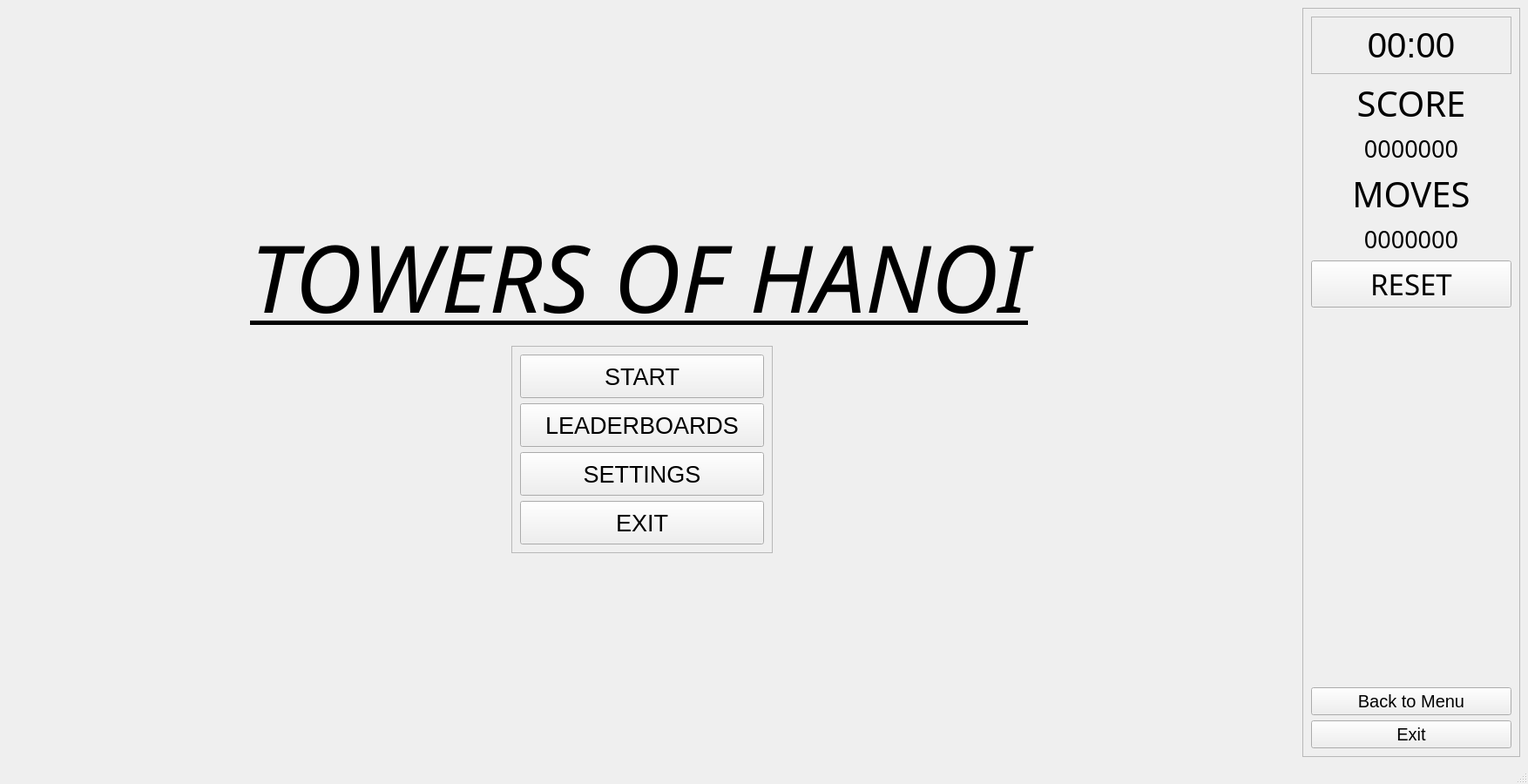
<?xml version="1.0" encoding="UTF-8"?>
<ui version="4.0">
 <class>MainWindow</class>
 <widget class="QMainWindow" name="MainWindow">
  <property name="geometry">
   <rect>
    <x>0</x>
    <y>0</y>
    <width>1754</width>
    <height>900</height>
   </rect>
  </property>
  <property name="minimumSize">
   <size>
    <width>1400</width>
    <height>900</height>
   </size>
  </property>
  <property name="windowTitle">
   <string>MainWindow</string>
  </property>
  <widget class="QWidget" name="centralwidget">
   <layout class="QHBoxLayout" name="horizontalLayout">
    <item>
     <widget class="QFrame" name="GameMenuFrame">
      <property name="frameShape">
       <enum>QFrame::NoFrame</enum>
      </property>
      <property name="frameShadow">
       <enum>QFrame::Raised</enum>
      </property>
      <property name="lineWidth">
       <number>0</number>
      </property>
      <layout class="QVBoxLayout" name="verticalLayout_6">
       <item>
        <spacer name="horizontalSpacer_2">
         <property name="orientation">
          <enum>Qt::Horizontal</enum>
         </property>
         <property name="sizeHint" stdset="0">
          <size>
           <width>40</width>
           <height>20</height>
          </size>
         </property>
        </spacer>
       </item>
       <item>
        <spacer name="verticalSpacer_3">
         <property name="orientation">
          <enum>Qt::Vertical</enum>
         </property>
         <property name="sizeHint" stdset="0">
          <size>
           <width>20</width>
           <height>40</height>
          </size>
         </property>
        </spacer>
       </item>
       <item alignment="Qt::AlignHCenter">
        <widget class="QLabel" name="GameTitle">
         <property name="font">
          <font>
           <family>Comfortaa</family>
           <pointsize>80</pointsize>
           <italic>true</italic>
           <underline>true</underline>
           <fontweight>ExtraBold</fontweight>
          </font>
         </property>
         <property name="text">
          <string>TOWERS OF HANOI</string>
         </property>
        </widget>
       </item>
       <item alignment="Qt::AlignHCenter">
        <widget class="QFrame" name="MenuButtonFrame">
         <property name="minimumSize">
          <size>
           <width>300</width>
           <height>200</height>
          </size>
         </property>
         <property name="maximumSize">
          <size>
           <width>200</width>
           <height>300</height>
          </size>
         </property>
         <property name="frameShape">
          <enum>QFrame::StyledPanel</enum>
         </property>
         <property name="frameShadow">
          <enum>QFrame::Plain</enum>
         </property>
         <property name="lineWidth">
          <number>10</number>
         </property>
         <layout class="QVBoxLayout" name="verticalLayout_3">
          <item>
           <widget class="QPushButton" name="StartBtn">
            <property name="minimumSize">
             <size>
              <width>100</width>
              <height>50</height>
             </size>
            </property>
            <property name="font">
             <font>
              <pointsize>20</pointsize>
             </font>
            </property>
            <property name="text">
             <string>START</string>
            </property>
           </widget>
          </item>
          <item>
           <widget class="QPushButton" name="LeaderboardsBtn">
            <property name="minimumSize">
             <size>
              <width>100</width>
              <height>50</height>
             </size>
            </property>
            <property name="font">
             <font>
              <pointsize>20</pointsize>
             </font>
            </property>
            <property name="text">
             <string>LEADERBOARDS</string>
            </property>
           </widget>
          </item>
          <item>
           <widget class="QPushButton" name="SettingsBtn">
            <property name="minimumSize">
             <size>
              <width>100</width>
              <height>50</height>
             </size>
            </property>
            <property name="font">
             <font>
              <pointsize>20</pointsize>
             </font>
            </property>
            <property name="text">
             <string>SETTINGS</string>
            </property>
           </widget>
          </item>
          <item>
           <widget class="QPushButton" name="StartExitBtn">
            <property name="minimumSize">
             <size>
              <width>100</width>
              <height>50</height>
             </size>
            </property>
            <property name="font">
             <font>
              <pointsize>20</pointsize>
             </font>
            </property>
            <property name="text">
             <string>EXIT</string>
            </property>
           </widget>
          </item>
         </layout>
        </widget>
       </item>
       <item>
        <spacer name="verticalSpacer_2">
         <property name="orientation">
          <enum>Qt::Vertical</enum>
         </property>
         <property name="sizeHint" stdset="0">
          <size>
           <width>20</width>
           <height>40</height>
          </size>
         </property>
        </spacer>
       </item>
       <item>
        <spacer name="horizontalSpacer">
         <property name="orientation">
          <enum>Qt::Horizontal</enum>
         </property>
         <property name="sizeHint" stdset="0">
          <size>
           <width>40</width>
           <height>20</height>
          </size>
         </property>
        </spacer>
       </item>
      </layout>
     </widget>
    </item>
    <item>
     <widget class="QFrame" name="GameViewFrame">
      <property name="frameShape">
       <enum>QFrame::NoFrame</enum>
      </property>
      <property name="frameShadow">
       <enum>QFrame::Plain</enum>
      </property>
      <property name="lineWidth">
       <number>0</number>
      </property>
      <layout class="QVBoxLayout" name="verticalLayout_5"/>
     </widget>
    </item>
    <item>
     <widget class="QFrame" name="GameSideBarFrame">
      <property name="sizePolicy">
       <sizepolicy hsizetype="Fixed" vsizetype="Preferred">
        <horstretch>0</horstretch>
        <verstretch>0</verstretch>
       </sizepolicy>
      </property>
      <property name="minimumSize">
       <size>
        <width>250</width>
        <height>0</height>
       </size>
      </property>
      <property name="maximumSize">
       <size>
        <width>250</width>
        <height>16777215</height>
       </size>
      </property>
      <property name="frameShape">
       <enum>QFrame::StyledPanel</enum>
      </property>
      <property name="frameShadow">
       <enum>QFrame::Raised</enum>
      </property>
      <layout class="QVBoxLayout" name="verticalLayout_4">
       <item>
        <widget class="QFrame" name="GameTimerFrame">
         <property name="frameShape">
          <enum>QFrame::StyledPanel</enum>
         </property>
         <property name="frameShadow">
          <enum>QFrame::Raised</enum>
         </property>
         <layout class="QVBoxLayout" name="verticalLayout_7">
          <item>
           <widget class="QLabel" name="GameTimer">
            <property name="maximumSize">
             <size>
              <width>16777215</width>
              <height>250</height>
             </size>
            </property>
            <property name="font">
             <font>
              <pointsize>30</pointsize>
             </font>
            </property>
            <property name="text">
             <string>00:00</string>
            </property>
            <property name="alignment">
             <set>Qt::AlignCenter</set>
            </property>
           </widget>
          </item>
         </layout>
        </widget>
       </item>
       <item>
        <layout class="QVBoxLayout" name="verticalLayout">
         <item>
          <widget class="QLabel" name="GameScoreLabel">
           <property name="sizePolicy">
            <sizepolicy hsizetype="Minimum" vsizetype="Fixed">
             <horstretch>0</horstretch>
             <verstretch>0</verstretch>
            </sizepolicy>
           </property>
           <property name="font">
            <font>
             <family>BlexMono Nerd Font</family>
             <pointsize>30</pointsize>
            </font>
           </property>
           <property name="text">
            <string>SCORE</string>
           </property>
           <property name="alignment">
            <set>Qt::AlignCenter</set>
           </property>
          </widget>
         </item>
         <item>
          <widget class="QLabel" name="GameScoreOut">
           <property name="sizePolicy">
            <sizepolicy hsizetype="Minimum" vsizetype="Fixed">
             <horstretch>0</horstretch>
             <verstretch>0</verstretch>
            </sizepolicy>
           </property>
           <property name="font">
            <font>
             <family>BlexMono Nerd Font</family>
             <pointsize>20</pointsize>
            </font>
           </property>
           <property name="text">
            <string>0000000</string>
           </property>
           <property name="alignment">
            <set>Qt::AlignCenter</set>
           </property>
          </widget>
         </item>
         <item>
          <widget class="QLabel" name="GameMoveCountLabel">
           <property name="sizePolicy">
            <sizepolicy hsizetype="Minimum" vsizetype="Fixed">
             <horstretch>0</horstretch>
             <verstretch>0</verstretch>
            </sizepolicy>
           </property>
           <property name="font">
            <font>
             <family>BlexMono Nerd Font</family>
             <pointsize>30</pointsize>
            </font>
           </property>
           <property name="text">
            <string>MOVES</string>
           </property>
           <property name="alignment">
            <set>Qt::AlignCenter</set>
           </property>
          </widget>
         </item>
         <item>
          <widget class="QLabel" name="GameMoveCountOut">
           <property name="sizePolicy">
            <sizepolicy hsizetype="Minimum" vsizetype="Fixed">
             <horstretch>0</horstretch>
             <verstretch>0</verstretch>
            </sizepolicy>
           </property>
           <property name="font">
            <font>
             <family>BlexMono Nerd Font</family>
             <pointsize>20</pointsize>
            </font>
           </property>
           <property name="text">
            <string>0000000</string>
           </property>
           <property name="alignment">
            <set>Qt::AlignCenter</set>
           </property>
          </widget>
         </item>
        </layout>
       </item>
       <item>
        <layout class="QVBoxLayout" name="verticalLayout_2">
         <item>
          <widget class="QPushButton" name="ResetBtn">
           <property name="font">
            <font>
             <family>BlexMono Nerd Font</family>
             <pointsize>25</pointsize>
            </font>
           </property>
           <property name="text">
            <string>RESET</string>
           </property>
          </widget>
         </item>
        </layout>
       </item>
       <item>
        <spacer name="verticalSpacer">
         <property name="orientation">
          <enum>Qt::Vertical</enum>
         </property>
         <property name="sizeType">
          <enum>QSizePolicy::Expanding</enum>
         </property>
         <property name="sizeHint" stdset="0">
          <size>
           <width>20</width>
           <height>40</height>
          </size>
         </property>
        </spacer>
       </item>
       <item>
        <widget class="QPushButton" name="BackToMenuBtn">
         <property name="font">
          <font>
           <pointsize>15</pointsize>
          </font>
         </property>
         <property name="text">
          <string>Back to Menu</string>
         </property>
        </widget>
       </item>
       <item>
        <widget class="QPushButton" name="ExitBtn">
         <property name="font">
          <font>
           <pointsize>15</pointsize>
          </font>
         </property>
         <property name="text">
          <string>Exit</string>
         </property>
        </widget>
       </item>
      </layout>
     </widget>
    </item>
   </layout>
  </widget>
  <widget class="QMenuBar" name="menubar">
   <property name="geometry">
    <rect>
     <x>0</x>
     <y>0</y>
     <width>1754</width>
     <height>22</height>
    </rect>
   </property>
  </widget>
  <widget class="QStatusBar" name="statusbar"/>
 </widget>
 <resources/>
 <connections/>
</ui>
